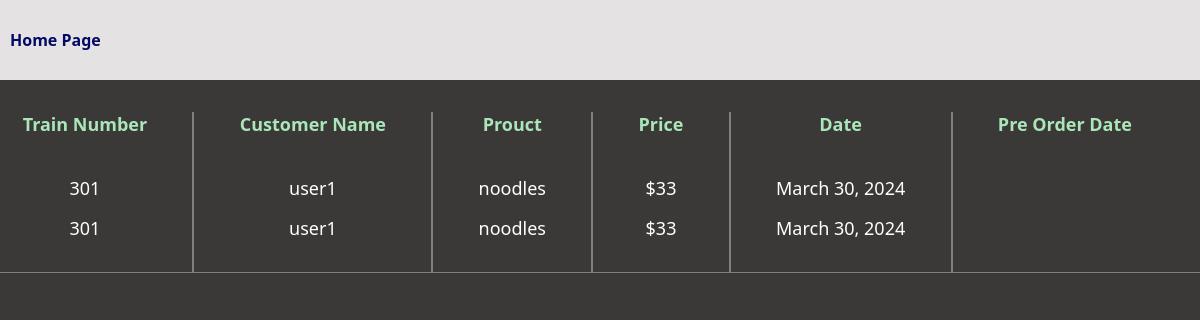
/order_page_admin/, run on an earlier commit of the app's database.
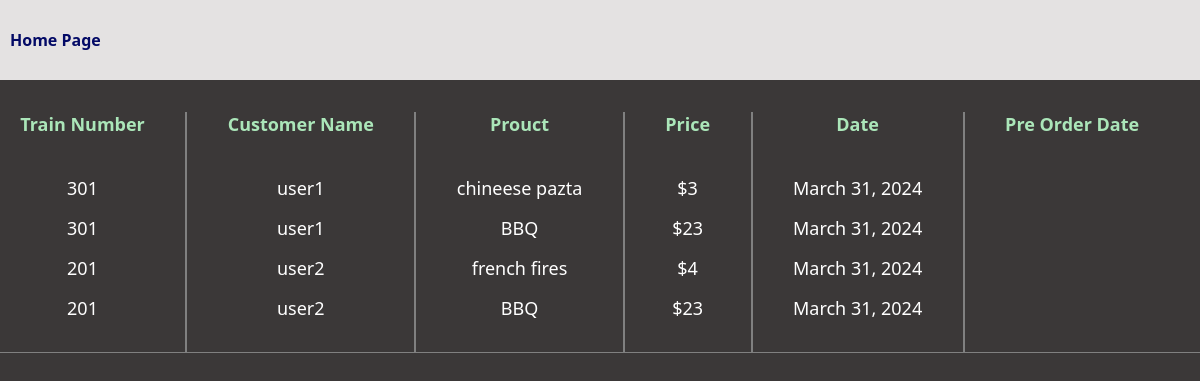
And on a later commit of the database.
### user_app/models.py (models this page shows, shortened)
class Order(models.Model):
  train_number = models.CharField(max_length=10)
  customer_name = models.CharField(max_length=25)
  product_name =  models.CharField(max_length=25)
  price =  models.CharField(max_length=25)
  date = models.DateField(auto_now_add=True)
  pre_order_date = models.CharField(max_length=200, default = 'NA', null=True, blank=True)

### admin_app/views.py (the view)
# urls.py: path('order_page_admin/', order_page_admin, name='order_page_admin'),
def order_page_admin(request):
  order_items = Order.objects.all()
  return render(request, 'order_page_admin.html', {'orders':order_items})

### templates/order_page_admin.html (shortened to what this page needs)
<!DOCTYPE html>
<html lang="en">
  <head>
  </head>
  <body>
    <div class="order-table-container">
      <nav>
        <div class="orders">
          <a href="{% url 'admin_app:admin_page' %}">Home Page</a>
        </div>
      </nav>
      <div class="flex-row">
        <div class="customer-name">
          Train Number {% for i in orders %}
          <div class="customers">{{i.train_number}}</div>
          {% endfor %}
        </div>
        <span></span>
        <div class="customer-train-number">
          Customer Name {% for i in orders %}
          <div class="customer-train-number-child">{{i.customer_name}}</div>
          {% endfor %}
        </div>
        <span></span>
        <div class="order-item">
          Prouct {% for i in orders %}
          <div class="order-item-child">{{i.product_name}}</div>
          {% endfor %}
        </div>
        <span></span>
        <div class="order-price">
          Price {% for i in orders %}
          <div class="order-price-child">${{i.price}}</div>
          {% endfor %}
        </div>
        <span></span>
        <div class="order-date">
          Date {% for i in orders %}
          <div class="order-date-child">{{i.date}}</div>
          {% endfor %}
        </div>
        <span></span>
        <div class="pre-order-date">
          Pre Order Date
        </div>
      </div>
    </div>
  </body>
</html>

What changed in the data, as far as the page shows it:
removed Order: train_number "301", customer_name "user1", product_name "noodles", price "33", date "March 30, 2024"
removed Order: train_number "301", customer_name "user1", product_name "noodles", price "33", date "March 30, 2024"
added Order: train_number "301", customer_name "user1", product_name "chineese pazta", price "3", date "March 31, 2024"
added Order: train_number "301", customer_name "user1", product_name "BBQ", price "23", date "March 31, 2024"
added Order: train_number "201", customer_name "user2", product_name "french fires", price "4", date "March 31, 2024"
added Order: train_number "201", customer_name "user2", product_name "BBQ", price "23", date "March 31, 2024"
